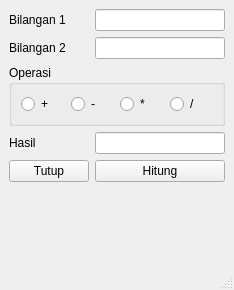
<?xml version="1.0" encoding="UTF-8"?>
<ui version="4.0">
 <class>MainWindow</class>
 <widget class="QMainWindow" name="MainWindow">
  <property name="geometry">
   <rect>
    <x>0</x>
    <y>0</y>
    <width>234</width>
    <height>290</height>
   </rect>
  </property>
  <property name="windowTitle">
   <string>SimpleCalculator</string>
  </property>
  <widget class="QWidget" name="centralwidget">
   <layout class="QFormLayout" name="formLayout">
    <item row="0" column="0">
     <widget class="QLabel" name="labelBil1">
      <property name="text">
       <string>Bilangan 1</string>
      </property>
     </widget>
    </item>
    <item row="0" column="1">
     <widget class="QLineEdit" name="lineEditBil1"/>
    </item>
    <item row="1" column="0">
     <widget class="QLabel" name="labelBil2">
      <property name="text">
       <string>Bilangan 2</string>
      </property>
     </widget>
    </item>
    <item row="1" column="1">
     <widget class="QLineEdit" name="lineEditBil2"/>
    </item>
    <item row="2" column="0" colspan="2">
     <widget class="QGroupBox" name="groupBoxOperasi">
      <property name="title">
       <string>Operasi</string>
      </property>
      <layout class="QHBoxLayout" name="horizontalLayout">
       <item>
        <widget class="QRadioButton" name="radioButtonTambah">
         <property name="text">
          <string>+</string>
         </property>
        </widget>
       </item>
       <item>
        <widget class="QRadioButton" name="radioButtonKurang">
         <property name="text">
          <string>-</string>
         </property>
        </widget>
       </item>
       <item>
        <widget class="QRadioButton" name="radioButtonKali">
         <property name="text">
          <string>*</string>
         </property>
        </widget>
       </item>
       <item>
        <widget class="QRadioButton" name="radioButtonBagi">
         <property name="text">
          <string>/</string>
         </property>
        </widget>
       </item>
      </layout>
     </widget>
    </item>
    <item row="3" column="0">
     <widget class="QLabel" name="labelHasil">
      <property name="text">
       <string>Hasil</string>
      </property>
     </widget>
    </item>
    <item row="3" column="1">
     <widget class="QLineEdit" name="lineEditHasil">
      <property name="readOnly">
       <bool>true</bool>
      </property>
     </widget>
    </item>
    <item row="4" column="0">
     <widget class="QPushButton" name="pushButtonTutup">
      <property name="text">
       <string>Tutup</string>
      </property>
     </widget>
    </item>
    <item row="4" column="1">
     <widget class="QPushButton" name="pushButtonHitung">
      <property name="text">
       <string>Hitung</string>
      </property>
     </widget>
    </item>
   </layout>
  </widget>
  <widget class="QMenuBar" name="menubar">
   <property name="geometry">
    <rect>
     <x>0</x>
     <y>0</y>
     <width>234</width>
     <height>25</height>
    </rect>
   </property>
  </widget>
  <widget class="QStatusBar" name="statusbar"/>
 </widget>
 <resources/>
 <connections/>
</ui>
